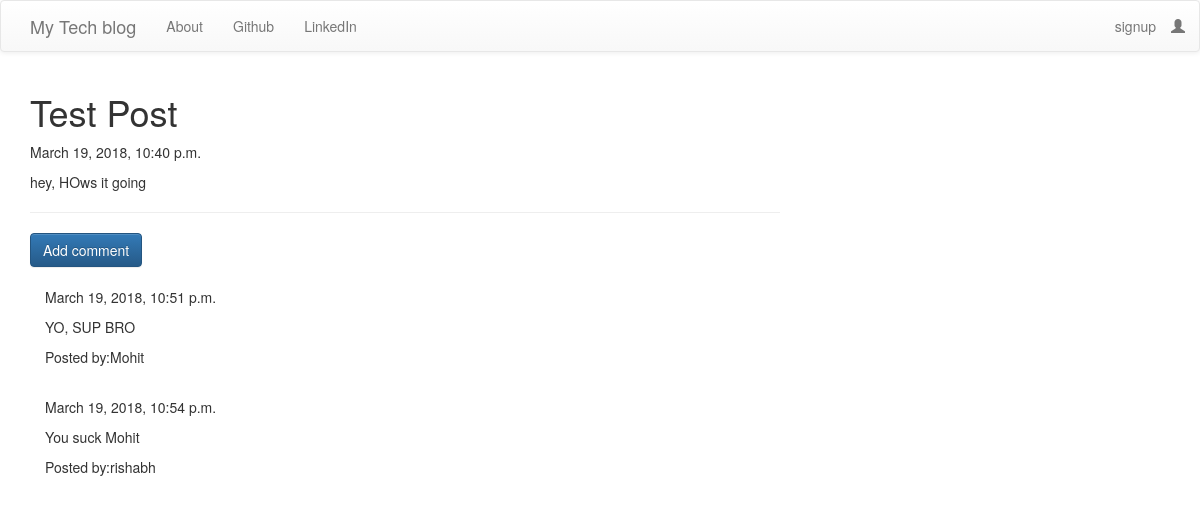
Screenshot of /post/3 with the database file from the repository.
### blog/models.py (models this page shows, shortened)
class Post(models.Model):
    author = models.ForeignKey('auth.User')
    title = models.CharField(max_length=200)
    text = models.TextField()
    created_date = models.DateTimeField(default=timezone.now)
    published_date = models.DateTimeField(blank=True, null=True)

class Comment(models.Model):
    post = models.ForeignKey('blog.Post', related_name='comments')
    author = models.CharField(max_length=200)
    text = models.TextField()
    created_date = models.DateTimeField(default=timezone.now)
    approved_comment = models.BooleanField(default=False)

### blog/views.py (the view)
# urls.py: url(r'^post/(?P<pk>\d+)$', views.PostDetailView.as_view(), name='post_detail'),
class PostDetailView(DetailView):
    model = Post

### blog/templates/blog/post_detail.html (shortened to what this page needs)
{%extends "blog/base.html"%}
{%block content%}
<h1 class="posttitle loader">{{post.title}}</h1>
{% if post.published_date%}
<div class="date postdate">
    {{post.published_date}}
</div>
{% else %}
<a class="btn btn-default" href="{% url 'post_publish' pk=post.pk%}">Publish</a>
{%endif%}
<p class="postcontent">{{post.text|safe|linebreaksbr}}</p>
<hr>
<a href="{%url 'add_comment_to_post' pk=post.pk%}" class="btn btn-primary">Add comment</a>
<div class="container">
    {%for comment in post.comments.all%}
    <br>
    {% if user.is_authenticated or comment.approved_comment%}
    {{comment.created_date}}
    <p>{{comment.text|safe|linebreaks}}</p>
    <p>Posted by:{{comment.author}}</p>
    {%endif%}
    {%empty%}
    <p>no comments</p>
    {%endfor%}
</div>
{%endblock%}

### blog/templates/blog/base.html (shortened to what this page needs)
<!DOCTYPE html>
{% load staticfiles %}
<html>
    <head>
        <link rel="stylesheet" href="https://maxcdn.bootstrapcdn.com/bootstrap/3.3.7/css/bootstrap.min.css">
        <link rel="stylesheet" href="https://maxcdn.bootstrapcdn.com/bootstrap/3.3.7/css/bootstrap-theme.min.css">
        <link rel="stylesheet" href="//cdn.jsdelivr.net/medium-editor/latest/css/medium-editor.min.css" type="text/css" media="screen" charset="utf-8">
        <link rel="stylesheet" href="{% static 'css/blog.css' %}">
<body class='loader'>
  <nav class="navbar navbar-default techfont custom-navbar">
    <div class="container">
      <ul class="nav navbar-nav">
        <li><a class='navbar-brand bigbrand' href="{% url 'post_list' %}">My Tech blog</a></li>
        <li><a href="{% url 'about'%}">About</a></li>
        <li><a href="https://www.github.com">Github</a></li>
        <li><a href="https://www.linkedin.com">LinkedIn</a></li>
      </ul>
      <ul class="nav navbar-nav navbar-right">
        {% if user.is_authenticated %}
        <li>
          <a href="{% url 'post_new' %}" >New Post</a>
        </li>
        <li>
          <a href="{% url 'post_draft_list' %}">Drafts</a>
        </li>
        <li>
          <a href="{% url 'logout' %}" >Log out</a>
        </li>
        <li>
          <a >Welcome: {{ user.username }}</a>
        </li>
          {% else %}
          <li><a class='nav navbar-right' href="{% url 'signup' %}" >signup</a></li>
          <li><a class='nav navbar-right' href="{% url 'login' %}" ><span class="glyphicon glyphicon-user"></span></a></li>
        {% endif %}
      </ul>
  </div>
</nav>
        <div class="content container">
            <div class="row">
                <div class="col-md-8">
                  <div class="blog_posts">
                    {% block content %}
                    {% endblock %}
                  </div>
                </div>
            </div>
        </div>
</body>
</html>

### blog/static/css/blog.css (style rules this page uses)
.loader { filter:hue-rotate(0deg); color:linear-gradient(45deg,#0f8,#08f); animation:hue 10000ms infinite linear; }

### rows the page displays
Post: title "Test Post", published_date "March 19, 2018, 10:40 p.m.", text "hey, HOws it going"
Comment: created_date "March 19, 2018, 10:51 p.m.", text "YO, SUP BRO", author "Mohit"
Comment: created_date "March 19, 2018, 10:54 p.m.", text "You suck Mohit", author "rishabh"
